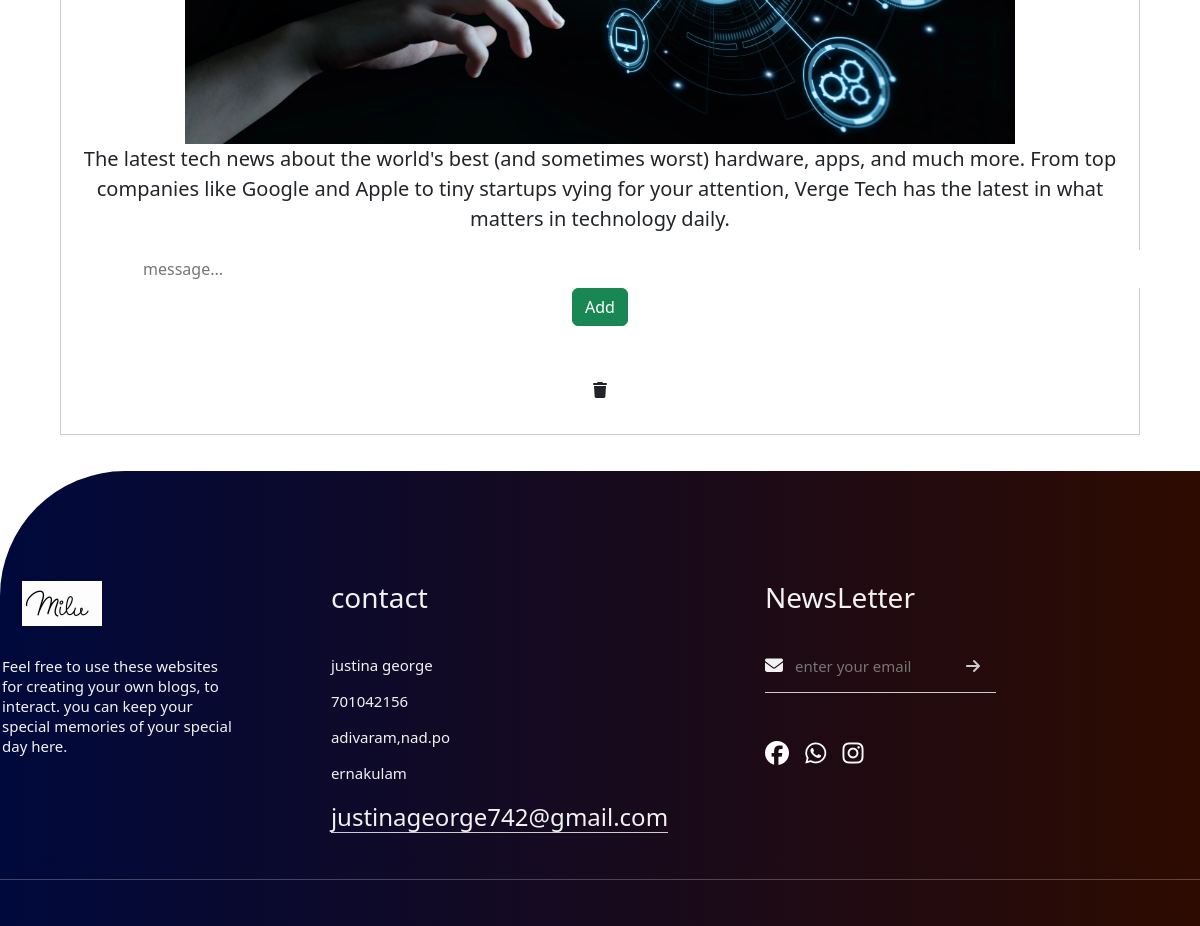
/home/ (signed in, lower part), run on an earlier commit of the app's database.
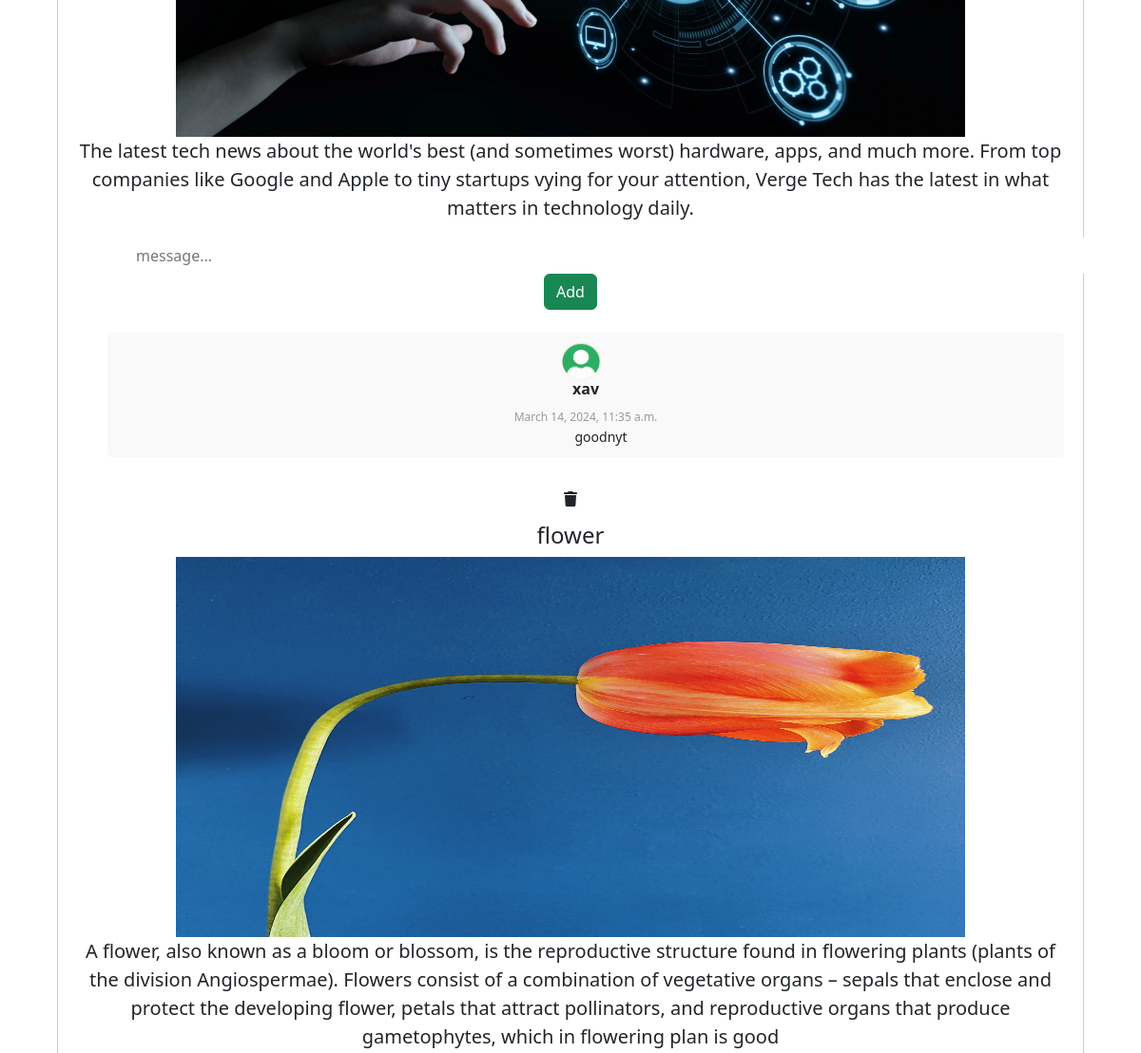
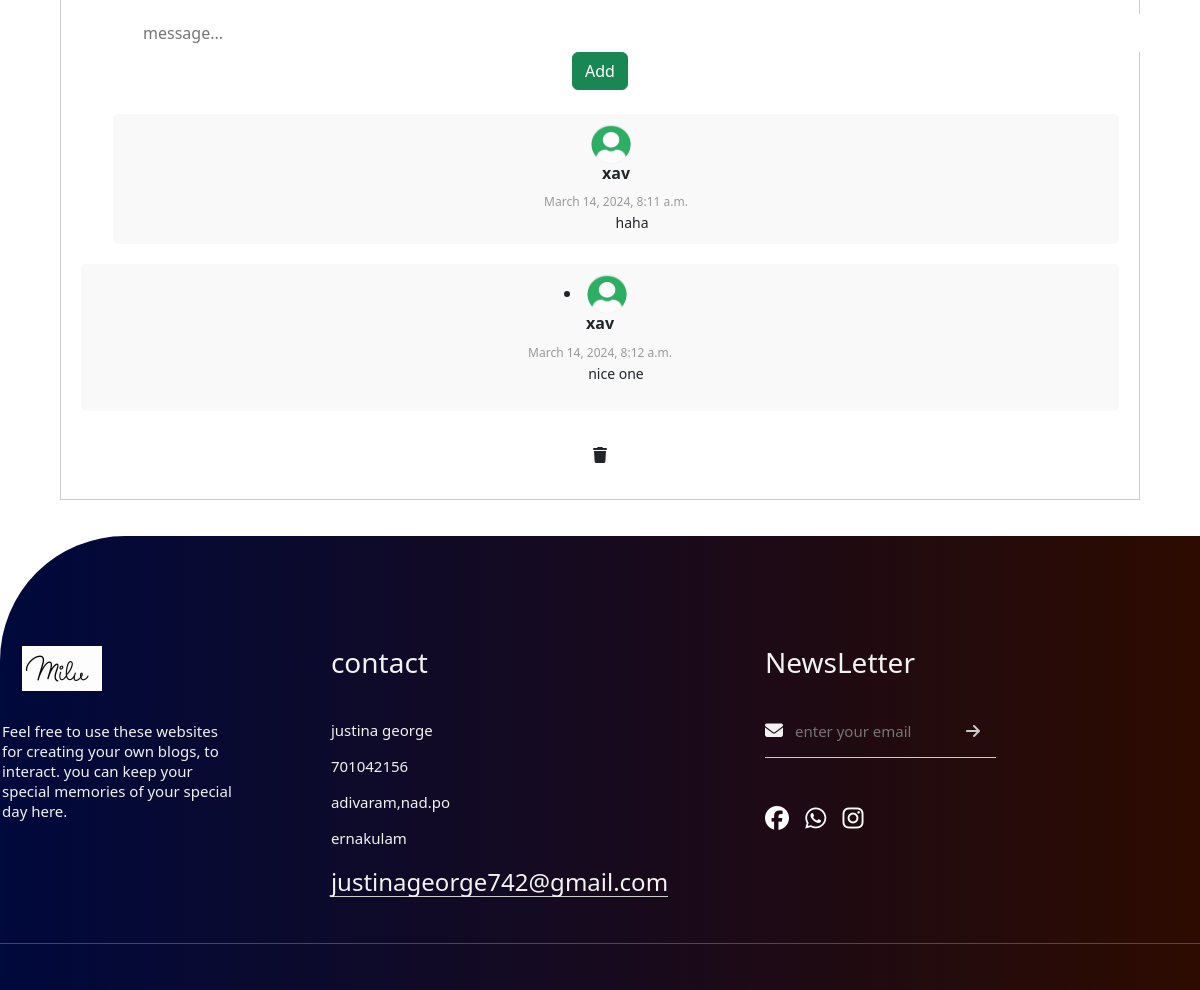
And on a later commit of the database (2 pictures, top to bottom).
### blogapp/models.py (models this page shows, shortened)
class Post(models.Model):
    post_id = models.AutoField(primary_key=True)
    title = models.CharField(max_length=200)
    content = models.TextField()
    url = models.CharField(max_length=100)
    cat = models.CharField(max_length=100, choices=CATEGORIES)
    image = models.ImageField(upload_to='posts/')

class Comments(models.Model):
    post=models.ForeignKey(Post,on_delete=models.CASCADE,related_name="postcomment")
    user=models.ForeignKey(User,related_name="comments",on_delete=models.CASCADE)
    text=models.TextField()
    created_date=models.DateTimeField(default=timezone.now)

### blogapp/views.py (the view)
# urls.py: path("home/",views.HomeView.as_view(),name="home"),
@method_decorator(decs,name="dispatch")
class HomeView(View):
        def get(self,request,*args,**kwargs):
            posts=Post.objects.all()
            post_comments={}
            for post in posts:
                post_comments[post]=Comments.objects.filter(post=post)
                all_comments = []
                for comments_queryset in post_comments.values():
                    for comment in comments_queryset:
                        all_comments.append(comment)
            return render(request,"index.html",{"post_comments":post_comments})

### blogapp/templates/index.html (shortened to what this page needs)
{%extends 'base.html'%}
{%block body_block%}
{%load static%}
<div class="post-container">
  <div class="post">
    {% for post, comments in post_comments.items %}
     <h4>{{post.title}}</h4>
     <div>
      <img src="{{post.image.url}}" alt="" width="80%" height="400px">
     </div>
     <p class="lead">{{post.content}}</p>
     <div class="back">
      <form  action="{%url 'comments' pk=post.post_id %}" method="post" >
        <div class="ms-5 comment  form-control rounded-end-0 border-0">
          <input type="text" name="text" id="" placeholder="message..." class="border-0 w-100">
        </div>
       <div>
        <button type="submit" class="btn btn-success mb-4">Add</button>
       </div>
        <ul class="comments-list">
          {%for comment in comments%}
          <li class="comment-container">
            {%if comment.user.profile.profile_pic%}
            <img src="{{ comment.user.profile.profile_pic.url }}" alt="" height="40px" width="40px">
           {%else%}
           <img src="{% static 'images/th.jpeg' %}" alt="" height="40px" width="40px">
          {%endif%}
          <h6>{{comment.user}}</h6>
          <span class="created-date">{{ comment.created_date }}</span>
          <oL>{{ comment.text }}</oL>
          </li>
        </ul>
        {%endfor%}
      </form>
     </div>
     <i class="fa-solid fa-trash mb-3 mt-3"><a href="{%url 'delete' post.post_id%}"></a></i>
     {%endfor%}
  </div>
</div>
{%endblock%}

What changed in the data, as far as the page shows it:
added Comments: user "xav", created_date "March 14, 2024, 11:35 a.m.", text "goodnyt", shown under Post (number 1 of 2 on the later page)
added Post: title "flower", image (picture), content "A flower, also known as a bloom or blossom, is the reproductive structure found in flowering plants (plants of the division Angiospermae). Flowers consist of a combination of vegetative organs – sepals that enclose and protect the developing flower, petals that attract pollinators, and reproductive organs that produce gametophytes, which in flowering plan is good"
added Comments: user "xav", created_date "March 14, 2024, 8:11 a.m.", text "haha", shown under "flower"
added Comments: user "xav", created_date "March 14, 2024, 8:12 a.m.", text "nice one", shown under "flower"
